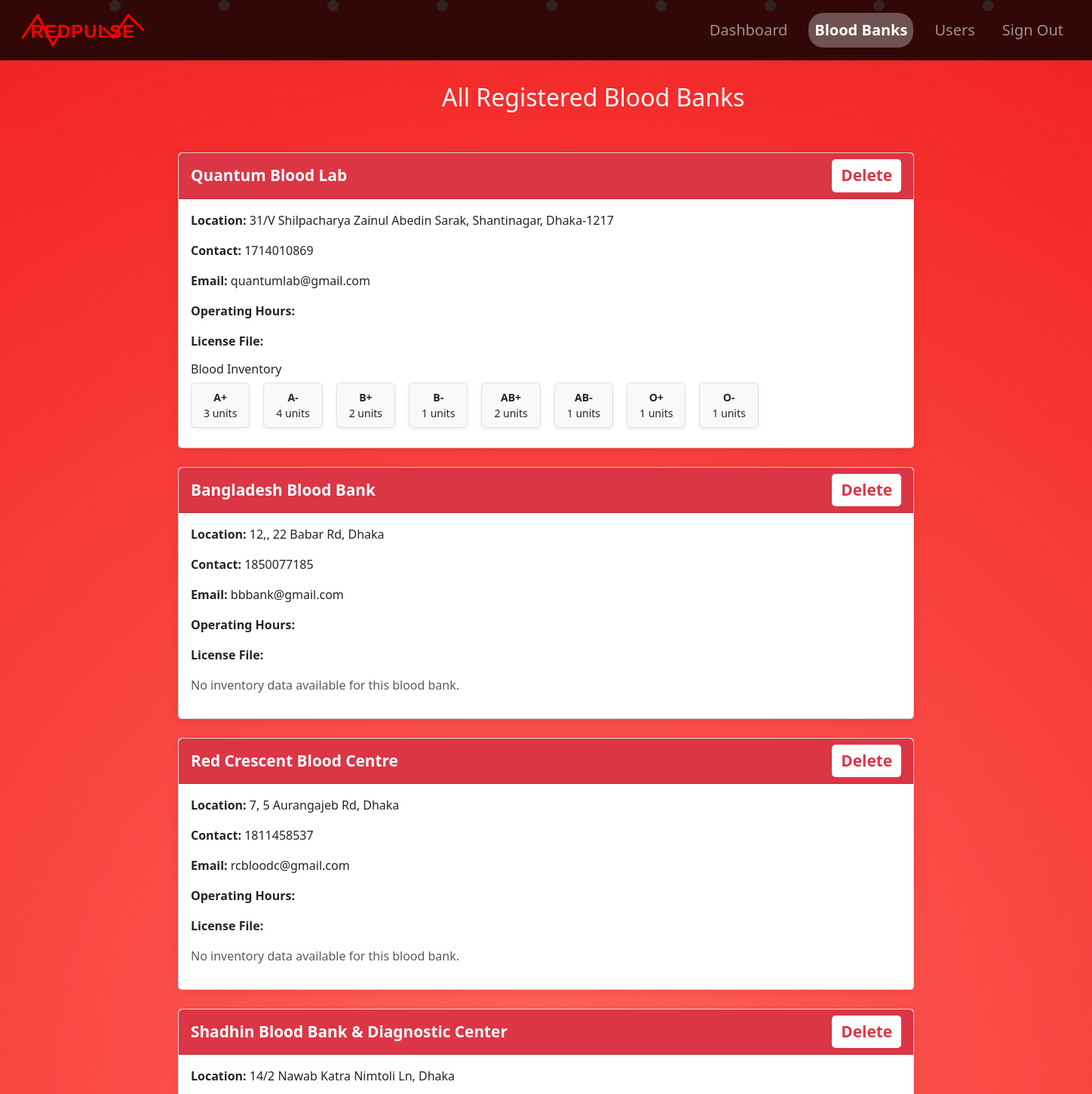
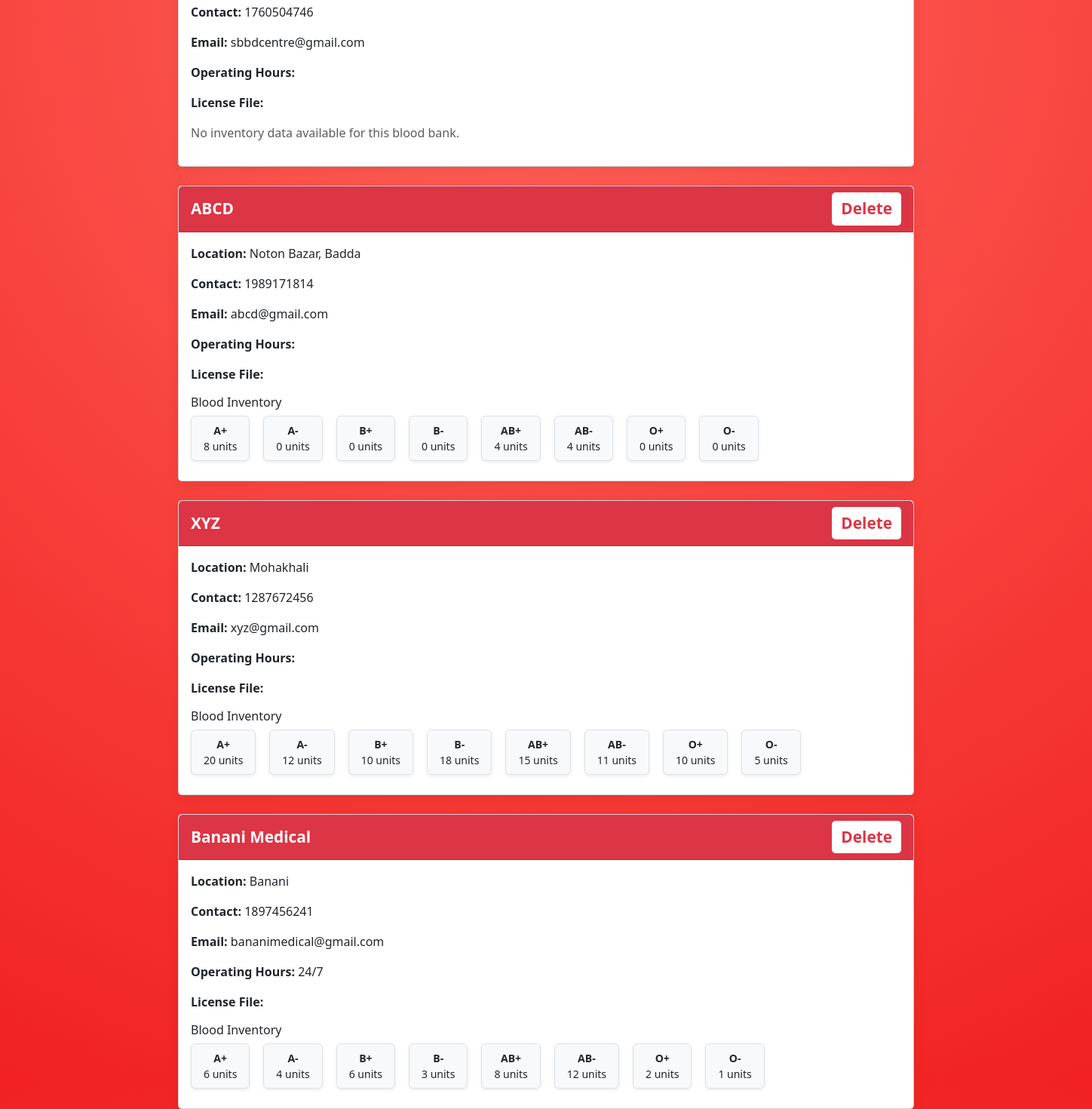
The page /admin_bloodbanks.php (signed in) on the database its author committed (2 pictures, top to bottom).
### tables this page shows
CREATE TABLE `bloodbank` (
  `BloodBankID` int(10) NOT NULL,
  `Name` varchar(255) NOT NULL,
  `Location` varchar(255) NOT NULL,
  `ContactNumber` int(11) NOT NULL,
  `pic1` varchar(255) DEFAULT NULL,
  `pic2` varchar(255) DEFAULT NULL,
  `AdminID` int(10) DEFAULT NULL,
  `email` varchar(255) DEFAULT NULL,
  `password` varchar(255) DEFAULT NULL,
  `OperatingHours` varchar(100) DEFAULT NULL,
  `LicenseFile` varchar(255) DEFAULT NULL
);

CREATE TABLE `inventory` (
  `ID` int(11) NOT NULL,
  `BloodBankID` int(11) DEFAULT NULL,
  `BloodType` varchar(5) DEFAULT NULL,
  `Units` int(11) DEFAULT 0
);

### admin_bloodbanks.php (the view, shortened to what this page needs)
<?php
try {
    $conn = new PDO('mysql:host=localhost;dbname=blooddonationmanagementsystem', 'root', '');
    $conn->setAttribute(PDO::ATTR_ERRMODE, PDO::ERRMODE_EXCEPTION);
    $stmt = $conn->query("SELECT * FROM bloodbank ORDER BY BloodBankID ASC");
    $bloodbanks = $stmt->fetchAll(PDO::FETCH_ASSOC);
    $inventoryStmt = $conn->query("SELECT BloodBankID, BloodType, Units FROM inventory");
    $inventoryData = [];
    while ($row = $inventoryStmt->fetch(PDO::FETCH_ASSOC)) {
        $inventoryData[$row['BloodBankID']][] = [
            'type' => $row['BloodType'],
            'units' => $row['Units']
        ];
    }
} catch (PDOException $e) {
    die("DB Error: " . $e->getMessage());
}
?>
<!DOCTYPE html>
<html lang="en">
<head>
    <link rel="stylesheet" href="https://cdn.jsdelivr.net/npm/bootstrap@5.3.0/dist/css/bootstrap.min.css">
</head>
<body>
<nav class="navbar navbar-expand-lg navbar-dark fixed-top">
        <a class="navbar-brand">
            <div class="logo-container">
                <svg width="180" height="60" viewBox="0 0 180 60" xmlns="http://www.w3.org/2000/svg">
                    <text x="90" y="40" class="pulse-text">RedPulse</text>
                    <polyline points="10,40 30,10 50,50 70,15 90,45 110,20 130,40 150,10 170,30"
                              class="pulse-line"
                              stroke-linecap="round"
                              stroke-linejoin="round">
                    </polyline>
                </svg>
            </div>
        </a>
        <div class="collapse navbar-collapse justify-content-end" id="navbarNav">
        <ul class="navbar-nav">
    <li class="nav-item">
        <a class="nav-link" href="admin_profile.php">Dashboard</a>
    </li>
    <li class="nav-item">
        <a class="nav-link active" href="amin_bloodbanks.php">Blood Banks</a>
    </li>
    <li class="nav-item">
        <a class="nav-link" href="users.php">Users</a>
    </li>
    <li class="nav-item">
        <a class="nav-link" href="signout.php">Sign Out</a>
    </li>
</ul>
        </div>
    </nav>
<div class="container">
    <h2 class="mb-4" style="color:rgb(255, 255, 255); position: relative; left: 350px; top: 70px; animation: slideDown 0.5s ease-in-out;">All Registered Blood Banks</h2>
    <?php foreach ($bloodbanks as $bank): ?>
        <div class="card">
            <div class="card-header">
                <?= htmlspecialchars($bank['Name']) ?>
                <form method="POST" action="delete_bank.php" onsubmit="return confirm('Are you sure you want to delete this blood bank?');">
                    <button type="submit" class="delete-btn">Delete</button>
                </form>
            </div>
            <div class="card-body">
                <p><strong>Location:</strong> <?= htmlspecialchars($bank['Location']) ?></p>
                <p><strong> Contact:</strong> <?= htmlspecialchars($bank['ContactNumber']) ?></p>
                <p><strong>Email:</strong> <?= htmlspecialchars($bank['email']) ?></p>
                <p><strong> Operating Hours:</strong> <?= htmlspecialchars($bank['OperatingHours']) ?></p>
                <p><strong> License File:</strong> <?= htmlspecialchars($bank['LicenseFile']) ?></p>
                <?php if (!empty($inventoryData[$bank['BloodBankID']])): ?>
    <div class="mt-3">
        <h6 class="text-dark mb-2"> Blood Inventory</h6>
        <div class="d-flex flex-wrap gap-2">
            <?php foreach ($inventoryData[$bank['BloodBankID']] as $item): ?>
                <div class="p-2 px-3 bg-light border rounded shadow-sm text-center small" style="min-width: 70px;">
                    <strong><?= htmlspecialchars($item['type']) ?></strong><br>
                    <?= htmlspecialchars($item['units']) ?> units
                </div>
            <?php endforeach; ?>
        </div>
    </div>
<?php else: ?>
    <p class="text-muted mt-2">No inventory data available for this blood bank.</p>
<?php endif; ?>
            </div>
        </div>
    <?php endforeach; ?>
</div>
<div class="floating-drops">
        <div class="drop" style="left: 10%; animation-delay: 0s;"></div>
        <div class="drop" style="left: 20%; animation-delay: 2s;"></div>
        <div class="drop" style="left: 30%; animation-delay: 4s;"></div>
        <div class="drop" style="left: 40%; animation-delay: 1s;"></div>
        <div class="drop" style="left: 50%; animation-delay: 3s;"></div>
        <div class="drop" style="left: 60%; animation-delay: 5s;"></div>
        <div class="drop" style="left: 70%; animation-delay: 0s;"></div>
        <div class="drop" style="left: 80%; animation-delay: 2s;"></div>
        <div class="drop" style="left: 90%; animation-delay: 4s;"></div>
    </div>
</body>
</html>

### admin_bloodbanks.php (style rules this page uses)
body { background: radial-gradient(circle, rgb(255, 99, 90) 0%, rgb(241, 33, 33) 100%); font-family: 'Segoe UI', sans-serif; padding: 40px 20px; }
.navbar { background-color: rgba(0, 0, 0, 0.8) !important; padding: 5px 20px; }
.navbar-brand { color: #fff !important; font-size: 22px; font-weight: bold; text-transform: uppercase; letter-spacing: 1px; display: flex; align-items: center; }
.navbar-nav .nav-item .nav-link.active { color:rgb(253, 253, 253) !important; background-color: rgba(255, 255, 255, 0.3); border-radius: 20px; font-weight: bold; }
.navbar-nav .nav-item { padding: 0px 10px; }
.navbar a { font-size: 20px; }
.container { max-width: 1000px; margin: auto; }
.card { position: relative; top: 100px; margin-bottom: 25px; border-radius: 5px; box-shadow: 0 4px 15px rgba(0, 0, 0, 0.07); }
.card-header { background-color: #dc3545; color: white; font-weight: 600; font-size: 1.3rem; display: flex; justify-content: space-between; align-items: center; }
.delete-btn { background-color: #ffffff; border: none; color: #dc3545; font-weight: bold; padding: 6px 12px; border-radius: 5px; transition: background 0.2s; }
.d-flex.gap-2 { gap: 10px; }
.gap-2 > * { margin-right: 10px; margin-bottom: 10px; }
.floating-drops { position: absolute; top: 0; left: 0; width: 100%; height: 100%; overflow: hidden; z-index: -1; }
.drop { position: absolute; width: 15px; height: 15px; background-color: #ffcccb; border-radius: 50%; animation: float 10s infinite ease-in-out; opacity: 0.8; }
.drop:nth-child(odd) { animation-duration: 10s; }
.drop:nth-child(even) { animation-duration: 12s; }
.logo-container { width: 180px; height: 60px; display: flex; align-items: center; justify-content: center; }
.pulse-text { font-family: Arial, sans-serif; font-size: 24px; fill: red; font-weight: bold; text-anchor: middle; animation: textGlow 1.5s infinite alternate; }

### rows shown on the page
bloodbank: Name "Quantum Blood Lab", Location "31/V Shilpacharya Zainul Abedin Sarak, Shantinagar, Dhaka-1217", ContactNumber "1714010869", email "quantumlab@gmail.com", type "A+", units "3", type "A-", units "4", type "B+", units "2", type "B-", units "1", type "O+", type "O-"
inventory: BloodType "AB+", Units "2"
inventory: BloodType "AB-", Units "1"
bloodbank: Name "Bangladesh Blood Bank", Location "12,, 22 Babar Rd, Dhaka", ContactNumber "1850077185", email "bbbank@gmail.com", shows "No inventory data available for this blood bank."
bloodbank: Name "Red Crescent Blood Centre", Location "7, 5 Aurangajeb Rd, Dhaka", ContactNumber "1811458537", email "rcbloodc@gmail.com", shows "No inventory data available for this blood bank."
bloodbank: Name "Shadhin Blood Bank & Diagnostic Center", Location "14/2 Nawab Katra Nimtoli Ln, Dhaka", ContactNumber "1760504746", email "sbbdcentre@gmail.com", shows "No inventory data available for this blood bank."
bloodbank: Name "ABCD", Location "Noton Bazar, Badda", ContactNumber "1989171814", email "abcd@gmail.com", type "A+", units "8", type "A-", units "0", type "B+", type "B-", type "O+", type "O-"
inventory: BloodType "AB+", Units "4"
inventory: BloodType "AB-", Units "4"
bloodbank: Name "XYZ", Location "Mohakhali", ContactNumber "1287672456", email "xyz@gmail.com", type "A+", units "20", type "A-", units "12", type "B+", units "10", type "B-", units "18", type "O+", type "O-", units "5"
inventory: BloodType "AB+", Units "15"
inventory: BloodType "AB-", Units "11"
bloodbank: Name "Banani Medical", Location "Banani", ContactNumber "1897456241", email "bananimedical@gmail.com", OperatingHours "24/7", type "A+", units "6", type "A-", units "4", type "B+", type "B-", units "3", type "AB-", units "12", type "O+", units "2", type "O-", units "1"
inventory: BloodType "AB+", Units "8"
